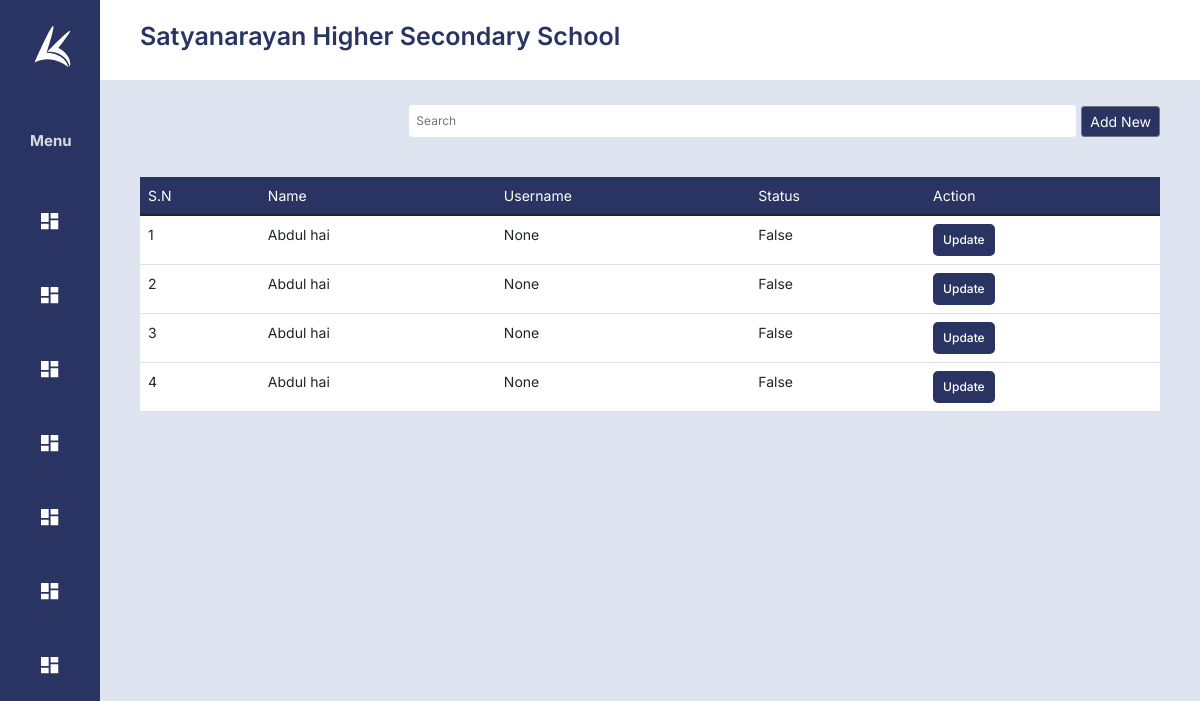
/parents (signed in), run on the app's committed database.
### school/models.py (models this page shows, shortened)
class School(models.Model):
    id = models.IntegerField(primary_key=True, auto_created=True, unique=True, editable=False)
    school_name  = models.CharField(max_length=225)
    school_address  = models.CharField(max_length=225)
    date_registration  =  models.DateField()
    date_expiration  = models.DateField()
    is_active = models.BooleanField(default=True,)
    user  = models.OneToOneField(User, on_delete=models.CASCADE, unique=True,default=None, null=True,blank=True)
    def __str__(self):
        return self.school_name

class Parent(models.Model):
    id = models.IntegerField(primary_key=True, auto_created=True, unique=True, editable=False)
    school =  models.ForeignKey(School, on_delete=models.CASCADE,null=True)
    parent_name = models.CharField(max_length=225)
    profile_pic = models.FileField(upload_to='profiles/',null=True)
    parent_middle_name = models.CharField(max_length=225,null=True)
    parent_last_name = models.CharField(max_length=225,null=True)
    parent_number =models.IntegerField(null=True)
    father_name = models.CharField(max_length=225,default='')
    father_middle_name = models.CharField(max_length=225,null=True)
    father_last_name = models.CharField(max_length=225,null=True)
    father_dob = models.DateField(default=datetime.now,blank=True)
    father_mobile_number = models.IntegerField(null=True)
    father_occupation = models.CharField(max_length=225,default='')
    Address = models.CharField(max_length=225,null=True)
    email = models.CharField(max_length=225,null=True)
    qualification = models.CharField(max_length=225,null=True)  #drop down Graduate, +2, SLC, Masters, other
    annual_income = models.IntegerField(null=True)
    mother_name = models.CharField(max_length=225, null=True)
    mother_middle_name = models.CharField(max_length=225,null=True)
    mother_last_name = models.CharField(max_length=225,null=True)
    mother_dob = models.DateField(default=datetime.now,blank=True)
    mother_mobile_number = models.IntegerField(null=True)
    mother_occupation = models.CharField(max_length=255,null=True)  #drop down, teacher, house wife, preature, other
    mother_email = models.CharField(max_length=225,null=True)
    qualification = models.CharField(max_length=225,null=True) #drop Graduate, +2, SLC, Masters, other
    user  = models.OneToOneField(User, on_delete=models.CASCADE, unique=True,default=None, null=True,blank=True)
    is_active = models.BooleanField(default=True, blank=True)

### school/views.py (the view)
# urls.py: path('parents', views.parents, name='parents'),
@login_required(login_url='/login')
def parents(request):
    school = getschool(request)
    if not school:
        return redirect('/404')
    parents = getParents(request)
    context ={'school': school, 'parents': parents}
    return render(request, 'parents.html', context)

### school/functions.py (called while the page is built)
def getschool(request):
    schools =  School.objects.filter(user = request.user)
    school = None
    if schools:
        school = schools[0]
    return school

def getParents(request):
    return Parent.objects.filter(school = getschool(request)).all()

### templates/parents.html (shortened to what this page needs)
{% extends 'dashboardskeleton.html' %}
{% block body %}
<link rel="stylesheet" href="/static/css/users.css">
<div class="options">
    <div class="table-actions">
        <input type="text" class="searchfiled" placeholder="Search"  oninput="search(this.value, 'table')">
        <a href="/register/parents/">
            <div class="btn-group">
                <button class="btn btn-secondary btn-sm btn-c" type="button" >Add New</button>
            </div>
        </a>
    </div>
</div>
<table class="table">
    <thead>
        <td>
            S.N
        </td>
        <td>
            Name
        </td>
        <td>
           Username
        </td>
        <td>
            Status
        </td>
        <td>
            Action
        </td>
    </thead>
    <tbody id="table">
        {% for parent in parents %}
        <tr>
            <td>
                {{forloop.counter }}
            </td>
            <td>
                {{parent.parent_name}}
            </td>
            <td>
                {{parent.user}}
            </td>
            <td>
                {{parent.is_active}}
            </td>
            <td>
                <a href="/register/parents?id={{parent.id}}">
                    <button>Update</button>
                </a>
            </td>
        </tr>
        {% endfor %}
    </tbody>
</table>
{% endblock body %}

### templates/dashboardskeleton.html (shortened to what this page needs)
<!DOCTYPE html>
<html lang="en">
  <head>
    <link
      href="https://cdn.jsdelivr.net/npm/bootstrap@5.1.3/dist/css/bootstrap.min.css"
      rel="stylesheet"
    />
    <link rel="stylesheet" href="/static/css/style.css" />
  </head>
  <body>
    <div class="c-body">
    <div class="drawer">
            <div class="drawer-header">
                <img class="large-logo" src="/static/assets/logo.svg" alt="logo" /><img class="small-logo"
                    src="/static/assets/smLogo.svg" alt="logo" />
            </div>
            <div class="drawer-heading">Menu</div>
            <a href="/dashboard">
                  <div class="drawer-comp">
                <span><img class="drawer-comp-logo" src="/static/assets/dashboard.svg" alt="" /></span>
            </div>
            </a>
            <p>
            <a class="drawer-comp" data-bs-toggle="collapse" href="#collapseExample" role="button" aria-expanded="false" aria-controls="collapseExample">
                <span><img class="drawer-comp-logo" src="/static/assets/dashboard.svg" alt="" /></span>
            </a>
            </p>
              <p>
            <a class="drawer-comp" data-bs-toggle="collapse" href="#collapseExample1" role="button" aria-expanded="false" aria-controls="collapseExample1">
                <span><img class="drawer-comp-logo" src="/static/assets/dashboard.svg" alt="" /></span>
            </a>
            </p>
              <p>
            <a class="drawer-comp" data-bs-toggle="collapse" href="#collapseExample2" role="button" aria-expanded="false" aria-controls="collapseExample2">
                <span><img class="drawer-comp-logo" src="/static/assets/dashboard.svg" alt="" /></span>
            </a>
            </p>
           <p>
            <a class="drawer-comp" data-bs-toggle="collapse" href="#collapseExample3" role="button" aria-expanded="false" aria-controls="collapseExample3">
                <span><img class="drawer-comp-logo" src="/static/assets/dashboard.svg" alt="" /></span>
            </a>
            </p>
              <p>
            <a class="drawer-comp" data-bs-toggle="collapse" href="#collapseExample4" role="button" aria-expanded="false" aria-controls="collapseExample4">
                <span><img class="drawer-comp-logo" src="/static/assets/dashboard.svg" alt="" /></span>
            </a>
            </p>
              <p>
            <a class="drawer-comp" data-bs-toggle="collapse" href="#collapseExample5" role="button" aria-expanded="false" aria-controls="collapseExample5">
                <span><img class="drawer-comp-logo" src="/static/assets/dashboard.svg" alt="" /></span>
            </a>
            </p>
        </div>
      <div class="d-body">
        <div class="c-nav">
            <h2 class='school-name'>
            {{school}}
            </h2>
        </div>
        {% block body %}
        {% endblock body %}
    </div>
  </body>
</html>

### static/css/style.css (style rules this page uses)
body { font-family: "Inter", sans-serif; }
.c-body { background-color: #DFE5F0; margin: 0px; }
.drawer { width: 250px; background-color: #293462; min-height: 100vh; margin: 0; min-width: 250px; transition: .5s; display: flex; flex-direction: column; }
.drawer-comp { color: white; font-size: 16px; text-decoration: none; display: flex; flex-direction: row; justify-content: flex-start; align-content: space-around; align-items:center; padding: 10px 20px; }
.drawer-comp-logo { margin-right: 15px; }
.drawer-header { color: white; display: flex; flex-direction: column; align-items: center; margin: 50px 20px; transition: .5s; }
.drawer-heading { color: rgba(255, 255, 255, 0.853); font-size: 20px; font-weight: 700; padding: 30px; }
.small-logo { display: none; transition: .5s; }
.c-body { display: flex; flex-direction: row; }
.d-body { display: flex; width: 100%; flex-direction: column; }
.c-nav { background-color: #FFFFFF; color: #000; height: 80px; display: flex; flex-direction: row; align-items: center; padding-left: 40px; margin-bottom: 25px; }
.school-name { font-size: 25px; font-weight: 600; color: #293462; }
@media only screen and (max-width: 1200px) { .small-logo { display: block; } }
@media only screen and (max-width: 1200px) { .drawer-header { margin: 25px 20px; } }
@media only screen and (max-width: 1200px) { .drawer-heading { color: rgba(255, 255, 255, 0.819); font-size: 15px; font-weight: 700; flex-direction: row; justify-content: center; align-content: space-around; align-items:center; } }
@media only screen and (max-width: 1200px) { .drawer { width: 0px; background-color: #293462; min-height: 100vh; margin: 0; min-width: 100px; transition: 1s; } }
@media only screen and (max-width: 1200px) { .drawer-comp { color: white; border-radius: 5px; display: flex; flex-direction: row; justify-content: center; align-content: space-around; align-items:center; margin: 10px 20px; padding: 15px; } }
@media only screen and (max-width: 1200px) { .drawer-comp-logo { margin: 0px; } }
button { background-color: #293462; color: white; border: none; padding: 5px 8px; border-radius: 5px; font-size: 12px; transition: .2s; border: 2px solid #293462; font-weight: 500; }

### static/css/users.css (style rules this page uses)
tbody>tr { background-color: white; }
body { font-family: "Inter", sans-serif; }
thead { background-color: #293462; color: white; }
.table { margin: 40px; width: calc(100% - 80px); font-size: 14px; }
.options { display: flex; flex-direction: row; justify-content: space-between; margin: 0px 40px; }
.btn-c { background-color: #293462; }
.searchfiled { width: 667px; margin-right: 5px; border-radius: 4px; border: 2px #ffffff solid; padding: 5px; font-size: 12px; outline: none ; }
.table-actions { display: flex; flex-direction: row; align-items: center; }

### templates/dashboardskeleton.html (style rules this page uses)
p { margin: 0px; }
a { text-decoration: none; }

### data on the page
School: school_name "Satyanarayan Higher Secondary School"
Parent: parent_name "Abdul hai", user "None", is_active "False"
Parent: parent_name "Abdul hai", user "None", is_active "False"
Parent: parent_name "Abdul hai", user "None", is_active "False"
Parent: parent_name "Abdul hai", user "None", is_active "False"
